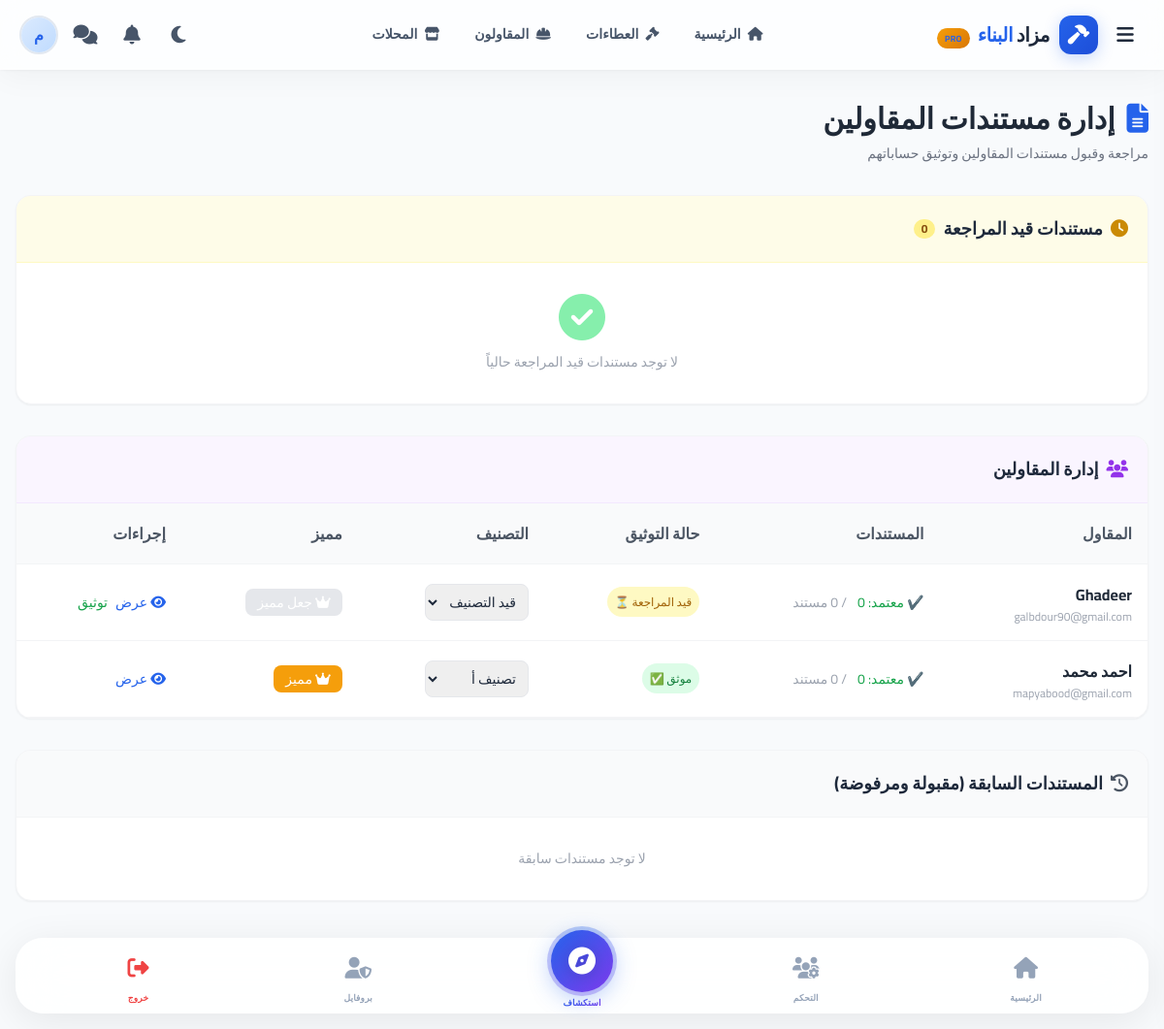
/admin_documents.php (signed in), run on the app's committed database.
### tables this page shows
CREATE TABLE `users` (
  `id` int(11) NOT NULL,
  `name` varchar(100) NOT NULL,
  `email` varchar(150) NOT NULL,
  `password` varchar(255) NOT NULL,
  `user_type` enum('employer','contractor','shop','admin') NOT NULL DEFAULT 'employer',
  `contractor_class` enum('A','B','C','D','pending') DEFAULT 'pending',
  `verification_status` enum('pending','approved','rejected') DEFAULT 'pending',
  `verification_date` datetime DEFAULT NULL,
  `verification_expiry` datetime DEFAULT NULL,
  `employer_verification_status` enum('pending','approved','rejected','none') DEFAULT 'none',
  `employer_verification_date` datetime DEFAULT NULL,
  `is_featured` tinyint(1) DEFAULT 0,
  `admin_notes` text DEFAULT NULL,
  `verified_by` int(11) DEFAULT NULL,
  `featured_until` date DEFAULT NULL,
  `verification_reject_reason` text DEFAULT NULL,
  `verified_at` timestamp NULL DEFAULT NULL,
  `entity_type` enum('individual','company') DEFAULT NULL,
  `phone` varchar(20) DEFAULT NULL,
  `whatsapp` varchar(20) DEFAULT NULL,
  `country_id` int(11) DEFAULT NULL,
  `city_id` int(11) DEFAULT NULL,
  `avatar` varchar(255) DEFAULT 'default-avatar.png',
  `bio` text DEFAULT NULL,
  `classification` varchar(50) DEFAULT NULL,
  `rating` decimal(3,2) DEFAULT 0.00,
  `reviews_count` int(11) DEFAULT 0,
  `is_verified` tinyint(1) DEFAULT 0,
  `status` enum('active','suspended','pending') DEFAULT 'active',
  `reset_token` varchar(255) DEFAULT NULL,
  `reset_expiry` datetime DEFAULT NULL,
  `created_at` timestamp NULL DEFAULT current_timestamp(),
  `updated_at` timestamp NULL DEFAULT current_timestamp() ON UPDATE current_timestamp(),
  `last_login` datetime DEFAULT NULL,
  `remember_token` varchar(255) DEFAULT NULL,
  `email_verified_at` datetime DEFAULT NULL,
  `otp_code` varchar(10) DEFAULT NULL,
  `otp_expires` datetime DEFAULT NULL,
  `cover_image` varchar(255) DEFAULT NULL,
  `address` varchar(255) DEFAULT NULL
);

### admin_documents.php (the view, shortened to what the rows shown need)
<?php
require_once 'config.php';
$stmt = $pdo->prepare("
    SELECT cd.*, u.name as contractor_name, u.email as contractor_email,
           u.verification_status, u.contractor_class, u.is_featured,
           (SELECT COUNT(*) FROM contractor_documents WHERE contractor_id = u.id AND status = 'approved') as approved_docs_count
    FROM contractor_documents cd
    JOIN users u ON cd.contractor_id = u.id
    WHERE cd.status = 'pending'
    ORDER BY cd.uploaded_at ASC
");
$stmt->execute();
$pending_documents = $stmt->fetchAll();
$stmt = $pdo->prepare("
    SELECT u.*,
           (SELECT COUNT(*) FROM contractor_documents WHERE contractor_id = u.id) as docs_count,
           (SELECT COUNT(*) FROM contractor_documents WHERE contractor_id = u.id AND status = 'approved') as approved_docs
    FROM users u
    WHERE u.user_type = 'contractor'
    ORDER BY
        CASE u.verification_status
            WHEN 'pending' THEN 1
            WHEN 'approved' THEN 2
            WHEN 'rejected' THEN 3
        END,
        u.created_at DESC
");
$stmt->execute();
$contractors = $stmt->fetchAll();
include 'includes/header.php';
?>
<div class="py-8">
    <div class="max-w-7xl mx-auto px-4">
        <div class="mb-8">
            <h1 class="text-3xl font-bold text-gray-800 flex items-center gap-3">
                <i class="fas fa-file-alt text-primary-600"></i>
                إدارة مستندات المقاولين
            </h1>
        </div>
        <div class="bg-white rounded-2xl shadow-sm border border-gray-100 overflow-hidden mb-8">
            <div class="bg-yellow-50 p-5 border-b border-yellow-100">
                <h2 class="font-bold text-lg flex items-center gap-2">
                    <i class="fas fa-clock text-yellow-600"></i>
                    مستندات قيد المراجعة
                    <span class="bg-yellow-200 text-yellow-800 px-2 py-0.5 rounded-full text-xs"><?= count($pending_documents) ?></span>
                </h2>
            </div>
        </div>
        <div class="bg-white rounded-2xl shadow-sm border border-gray-100 overflow-hidden mb-8">
            <div class="bg-purple-50 p-5 border-b border-purple-100">
                <h2 class="font-bold text-lg flex items-center gap-2">
                    <i class="fas fa-users text-purple-600"></i>
                    إدارة المقاولين
                </h2>
            </div>
            <div class="overflow-x-auto">
                <table class="w-full">
                    <thead class="bg-gray-50 border-b border-gray-100">
                        <tr>
                            <th class="text-right p-4 font-bold text-gray-600">المقاول</th>
                            <th class="text-right p-4 font-bold text-gray-600">المستندات</th>
                            <th class="text-right p-4 font-bold text-gray-600">حالة التوثيق</th>
                            <th class="text-right p-4 font-bold text-gray-600">التصنيف</th>
                            <th class="text-right p-4 font-bold text-gray-600">مميز</th>
                            <th class="text-right p-4 font-bold text-gray-600">إجراءات</th>
                        </tr>
                    </thead>
                    <tbody>
                        <?php foreach ($contractors as $contractor): ?>
                        <tr class="border-b border-gray-100 hover:bg-gray-50">
                            <td class="p-4">
                                <div>
                                    <div class="font-bold text-gray-800"><?= clean($contractor['name']) ?></div>
                                    <div class="text-xs text-gray-400"><?= clean($contractor['email']) ?></div>
                                </div>
                            </td>
                            <td class="p-4">
                                <div class="text-sm">
                                    <span class="text-green-600">✔️ معتمد: <?= $contractor['approved_docs'] ?? 0 ?></span>
                                    <span class="text-gray-400 mr-2">/ <?= $contractor['docs_count'] ?? 0 ?> مستند</span>
                                </div>
                            </td>
                            <td class="p-4">
                                <?php if ($contractor['verification_status'] === 'approved'): ?>
                                <span class="bg-green-100 text-green-700 px-2 py-1 rounded-full text-xs">موثق ✅</span>
                                <?php elseif ($contractor['verification_status'] === 'rejected'): ?>
                                <span class="bg-red-100 text-red-700 px-2 py-1 rounded-full text-xs">مرفوض ❌</span>
                                <?php else: ?>
                                <span class="bg-yellow-100 text-yellow-700 px-2 py-1 rounded-full text-xs">قيد المراجعة ⏳</span>
                                <?php endif; ?>
                            </td>
                            <td class="p-4">
                                <select onchange="updateContractorClass(<?= $contractor['id'] ?>, this.value)"
                                        class="border border-gray-200 rounded-lg px-2 py-1 text-sm">
                                    <option value="pending" <?= $contractor['contractor_class'] == 'pending' ? 'selected' : '' ?>>قيد التصنيف</option>
                                    <option value="A" <?= $contractor['contractor_class'] == 'A' ? 'selected' : '' ?>>تصنيف أ</option>
                                </select>
                            </td>
                            <td class="p-4">
                                <div class="flex items-center gap-2">
                                    <button onclick="toggleFeatured(<?= $contractor['id'] ?>, <?= $contractor['is_featured'] ? 0 : 1 ?>)"
                                            class="<?= $contractor['is_featured'] ? 'bg-amber-500' : 'bg-gray-200' ?> hover:opacity-80 text-white px-3 py-1 rounded-lg text-sm transition-colors">
                                        <i class="fas fa-crown"></i> <?= $contractor['is_featured'] ? 'مميز' : 'جعل مميز' ?>
                                    </button>
                                </div>
                            </td>
                            <td class="p-4">
                                <div class="flex gap-2">
                                    <a href="<?= SITE_URL ?>/profile.php?id=<?= $contractor['id'] ?>" target="_blank"
                                       class="text-blue-600 hover:text-blue-700 text-sm">
                                        <i class="fas fa-eye"></i> عرض
                                    </a>
                                    <?php if ($contractor['verification_status'] !== 'approved'): ?>
                                    <a href="?verify_contractor=<?= $contractor['id'] ?>&status=approved"
                                       onclick="return confirm('هل تريد توثيق هذا المقاول؟')"
                                       class="text-green-600 hover:text-green-700 text-sm">
                                        توثيق
                                    </a>
                                    <?php endif; ?>
                                </div>
                            </td>
                        </tr>
                        <?php endforeach; ?>
                    </tbody>
                </table>
            </div>
        </div>
        <div class="bg-white rounded-2xl shadow-sm border border-gray-100 overflow-hidden">
            <div class="bg-gray-50 p-5 border-b border-gray-100">
                <h2 class="font-bold text-lg flex items-center gap-2">
                    <i class="fas fa-history text-gray-600"></i>
                    المستندات السابقة (مقبولة ومرفوضة)
                </h2>
            </div>
        </div>
    </div>
</div>
<?php include 'includes/footer.php'; ?>

### includes/header.php (shortened to what the rows shown need)
<?php
require_once __DIR__ . '/../config.php';
$current_user = null;
$theme = $_COOKIE['theme'] ?? 'light';
if (isset($_SESSION['user_id']) && $_SESSION['user_id'] > 0) {
    $current_user = getUser($_SESSION['user_id']);
}
?>
<!DOCTYPE html>
<html lang="ar" dir="rtl" class="<?= $theme === 'dark' ? 'dark' : '' ?>">
<head>
    <link rel="stylesheet" href="https://cdnjs.cloudflare.com/ajax/libs/font-awesome/6.5.1/css/all.min.css">
    <script src="https://cdn.tailwindcss.com"></script>
</head>
<body>
<header class="header-glass" id="mainHeader">
    <div class="header-inner">
        <div class="flex items-center gap-1 md:gap-2">
            <?php if (isset($_SESSION['user_id']) && $_SESSION['user_id'] > 0 && $current_user): ?>
                <a href="<?= SITE_URL ?>/profile.php" class="user-avatar" aria-label="الملف الشخصي">
                    <?php if (!empty($current_user['avatar']) && $current_user['avatar'] !== 'default-avatar.png'): ?>
                        <img src="<?= SITE_URL ?>/<?= $current_user['avatar'] ?>" alt="<?= clean($current_user['name']) ?>">
                    <?php else: ?>
                        <div class="fallback"><?= mb_substr($current_user['name'] ?? 'U', 0, 1) ?></div>
                    <?php endif; ?>
                </a>
            <?php else: ?>
                <a href="<?= SITE_URL ?>/login.php" class="btn-secondary">تسجيل الدخول</a>
                <a href="<?= SITE_URL ?>/register.php" class="btn-primary">انضم الآن</a>
            <?php endif; ?>
        </div>
    </div>
</header>
</body>
</html>

### data on the page
users: name "م"
users: name "Ghadeer", email "galbdour90@gmail.com", approved_docs "0", verification_status "قيد المراجعة ⏳", contractor_class+id "قيد التصنيف", is_featured "جعل مميز"
users: name "احمد محمد", email "mapyabood@gmail.com", approved_docs "0", verification_status "موثق ✅", contractor_class+id "تصنيف أ", is_featured "مميز"

### other printed values
count($pending_documents) "0"
